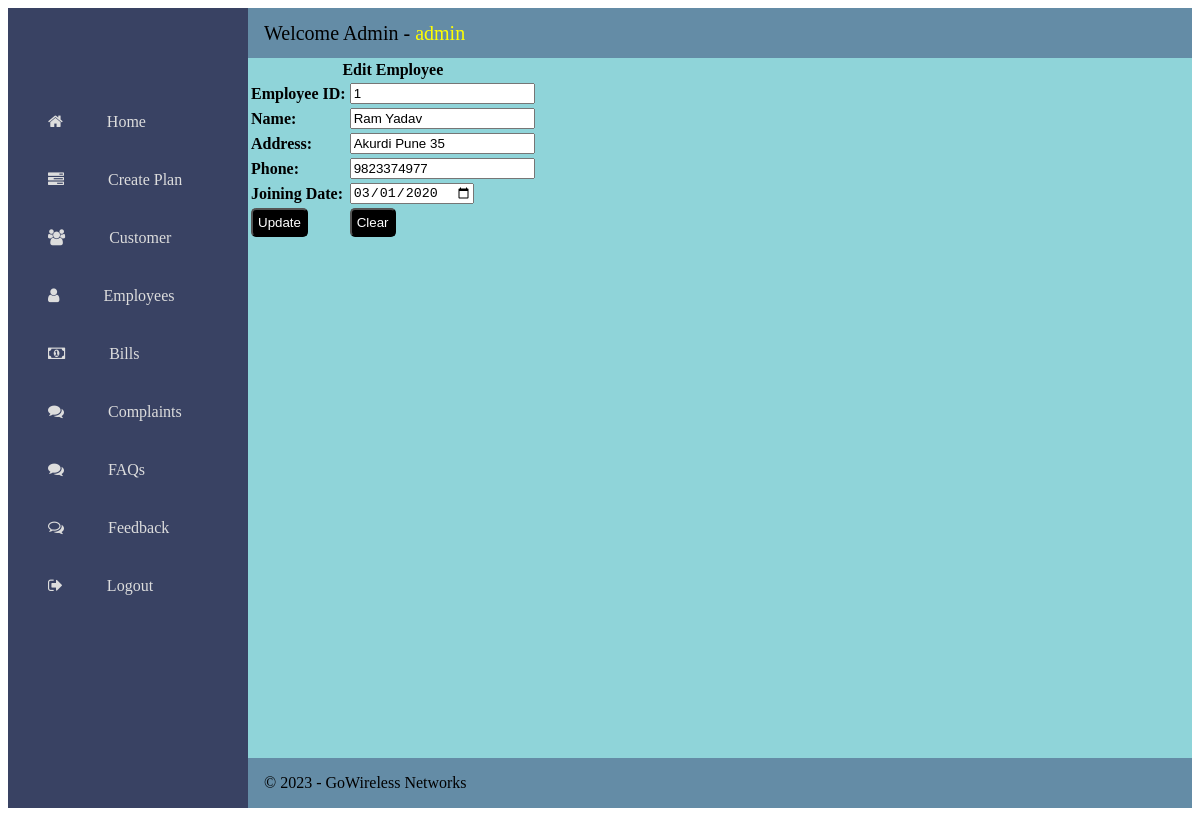
Page /edit-employee.php?eid=1 (signed in) on the committed database.
### tables this page shows
create table employee(
	emp_id int auto_increment primary key,
	emp_name varchar(100) not null,
	emp_pwd varchar(100) not null,
	emp_addr varchar(100) not null,
	emp_phone varchar(10) not null,
	emp_join_date date not null
);

### edit-employee.php (the view, shortened to what this page needs)
<!DOCTYPE html>
<html>
<head>
<link rel="stylesheet" href="css/admin-home.css"/>
<link rel="stylesheet" href="https://cdnjs.cloudflare.com/ajax/libs/font-awesome/4.7.0/css/font-awesome.min.css">
</head>
<body>
	<div class="grid-container">
	  <header class="header">
	  	<div>Welcome Admin - <span style="color:yellow;"><?=$_SESSION["uname"]?></span></div>
	  </header>
	  <aside class="sidenav">
	    <ul class="sidenav__list">
	    	<li class="sidenav__list-item"><i class="fa fa-home"></i> <a href="admin-home.php">Home</a></li>
			<li class="sidenav__list-item"><i class="fa fa-tasks" aria-hidden="true"></i>
<a href="create-plan.php">Create Plan</a></li>
		    <li class="sidenav__list-item"><i class="fa fa-users" aria-hidden="true"></i>
 <a href="customer.php">Customer</a></li>
		    <li class="sidenav__list-item"><i class="fa fa-user" aria-hidden="true"></i> <a href="employee.php">Employees</a> </li>
		    <li class="sidenav__list-item"><i class="fa fa-money"></i> <a href="bill.php">Bills</a></li>
		    <li class="sidenav__list-item"><i class="fa fa-comments" aria-hidden="true"></i> <a href="complaints.php">Complaints</a></li>
		    <li class="sidenav__list-item"><i class="fa fa-comments" aria-hidden="true"></i> <a href="faqs.php">FAQs</a></li>
		    <li class="sidenav__list-item"><i class="fa fa-comments-o" aria-hidden="true"></i> <a href="feedback.php">Feedback</a></li>
			<li class="sidenav__list-item"><i class="fa fa-sign-out"></i> <a href="logout.php">Logout</a></li>
  		</ul>
	  </aside>
	  <main class="main">
<?php include "config.php"?>
<?php
	$id = $_GET["eid"];
	$rs = mysqli_query($con, "select * from employee where emp_id=$id");
	$row = mysqli_fetch_row($rs);
?>
	  <form method="post" action="edit-employee1.php">
	  <table>
	  <tr>
	  	<td colspan=2 align="center"><b>Edit Employee</b></td>
	  </tr>
	  <tr>
	  	<td><b>Employee ID:</b></td>
	  	<td><input type="text" name="id" value="<?=$row[0]?>" readOnly></td>
	  </tr>
	  <tr>
	  	<td><b>Name:</b></td>
	  	<td><input type="text" name="name" value="<?=$row[1]?>" required></td>
	  </tr>
	  <tr>
	  	<td><b>Address:</b></td>
	  	<td><input type="text" name="addr" value="<?=$row[3]?>" required></td>
	  </tr>
	  <tr>
	  	<td><b>Phone:</b></td>
	  	<td><input type="text" name="phone" required value="<?=$row[4]?>" pattern="^[6789]\d{9}$"></td>
	  </tr>
	  <tr>
	  	<td><b>Joining Date:</b></td>
	  	<td><input type="date" name="jdate" value="<?=date('Y-m-d', strtotime($row[5]))?>" required></td>
	  </tr>
	  <tr>
	  	<td><input type="submit" value="Update" class="btn"></td>
	  	<td><input type="reset" value="Clear" class="btn"></td>
	  </tr>
	  </table>
	  </form>
	  </main>
	  <footer class="footer">
	    <div>&copy; <?=date('Y')?> - GoWireless Networks</div>
	  </footer>
	</div>
</body>
</html>

### css/admin-home.css (style rules this page uses)
.grid-container { display: grid; grid-template-columns: 240px 1fr; grid-template-rows: 50px 1fr 50px; grid-template-areas: "sidenav header" "sidenav main" "sidenav footer"; height: 100vh; }
.header { grid-area: header; background-color: #648ca6; display: flex; align-items: center; justify-content: space-between; padding: 0 16px; font-size: 20px; }
.sidenav { display: flex; flex-direction: column; grid-area: sidenav; background-color: #394263; }
.sidenav__list { padding: 0; margin-top: 85px; list-style-type: none; }
.sidenav__list-item { padding: 20px 20px 20px 40px; color: #ddd; }
.sidenav__list-item a { padding: 20px 20px 20px 40px; color: #ddd; text-decoration: none; }
.main { grid-area: main; background-color: #8fd4d9; }
.footer { grid-area: footer; background-color: #648ca6; display: flex; align-items: center; justify-content: space-between; padding: 0 16px; background-color: #648ca6; }

### edit-employee.php (style rules this page uses)
.btn { text-decoration:none; padding: 5px; background: black; color: white; border-radius: 5px; }

### rows in the picture
employee: id "1", name "Ram Yadav", addr "Akurdi Pune 35", phone "9823374977", jdate "03/01/2020"

### other values in the picture
$_SESSION["uname"] "admin"
